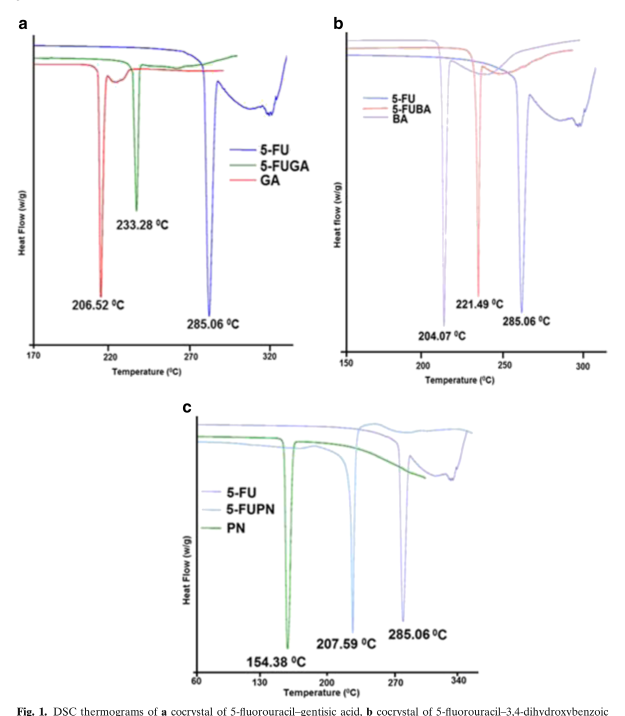
#> input picture real_test/article_01_fig_01.png, 1875 x 2147 px (shown at 1/3 size)
$ python -i predict_lineformer_panels.py   (imports and definitions only)
#> lines starting #> are read from the running program, lines starting #| are printed output that depends on the picture; after the words box and inside, x2 and y2 are one past the last pixel; in counts of white or black regions, pixels touching at a corner belong together
#> further down, picture is the input picture: shape (2147, 1875, 3); mean B, G, R 248.4, 248, 248.2
from __future__ import annotations

import argparse
import json
from pathlib import Path
import sys

import cv2
import numpy as np


PALETTE = (
    (32, 80, 240), (50, 180, 50), (220, 90, 30), (180, 60, 180),
    (20, 180, 220), (200, 150, 30), (80, 200, 180), (160, 100, 240),
    (230, 180, 70), (90, 60, 210), (60, 210, 130), (200, 80, 120),
)


def intersection_over_union(a: tuple[int, int, int, int], b: tuple[int, int, int, int]) -> float:
    x1, y1 = max(a[0], b[0]), max(a[1], b[1])
    x2, y2 = min(a[2], b[2]), min(a[3], b[3])
    intersection = max(0, x2 - x1) * max(0, y2 - y1)
    union = (a[2] - a[0]) * (a[3] - a[1]) + (b[2] - b[0]) * (b[3] - b[1]) - intersection
    return intersection / max(1, union)


def overlap_over_smaller(a: tuple[int, int, int, int], b: tuple[int, int, int, int]) -> float:
    x1, y1 = max(a[0], b[0]), max(a[1], b[1])
    x2, y2 = min(a[2], b[2]), min(a[3], b[3])
    intersection = max(0, x2 - x1) * max(0, y2 - y1)
    area_a = (a[2] - a[0]) * (a[3] - a[1])
    area_b = (b[2] - b[0]) * (b[3] - b[1])
    return intersection / max(1, min(area_a, area_b))


def select_plot_boxes(
    candidates: list[tuple[float, tuple[int, int, int, int]]],
) -> list[tuple[int, int, int, int]]:
    """Prefer the outer box when OpenCV produces nested plot candidates."""
    def area(box: tuple[int, int, int, int]) -> int:
        return max(0, box[2] - box[0]) * max(0, box[3] - box[1])

    selected: list[tuple[int, int, int, int]] = []
    # Area is primary: a smaller nested frame (ticks, inner spines, legend) must
    # never win merely because Hough assigned more line support to it.
    for _, box in sorted(
        candidates, key=lambda item: (area(item[1]), item[0]), reverse=True
    ):
        if all(
            intersection_over_union(box, old) < 0.58
            and overlap_over_smaller(box, old) < 0.70
            for old in selected
        ):
            selected.append(box)
    selected.sort(key=lambda box: (box[1], box[0]))
    return selected


def detect_plot_boxes(image: np.ndarray) -> list[tuple[int, int, int, int]]:
    """Detect open or closed plot areas from intersecting long horizontal/vertical axes."""
    height, width = image.shape[:2]
    gray = cv2.cvtColor(image, cv2.COLOR_BGR2GRAY)
    gray = cv2.GaussianBlur(gray, (3, 3), 0)
    edges = cv2.Canny(gray, 45, 135)
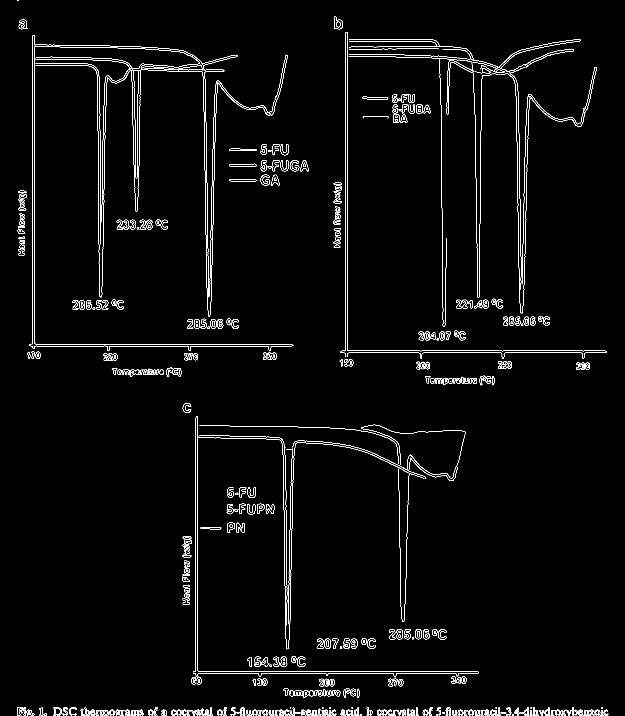
#> edges: shape (2147, 1875) (shown at 1/3 size); 1.7% white in thin lines or dots
    lines = cv2.HoughLinesP(
        edges, 1, np.pi / 180, threshold=max(35, min(width, height) // 25),
        minLineLength=max(55, int(width * 0.11)), maxLineGap=max(8, int(width * 0.012)),
    )
#> lines = 66 rows, first 6: [104, 1062, 104, 109], [1036, 1099, 1036, 99], [581, 2020, 1433, 2020], [1042, 1097, 1042, 98], [1022, 1058, 1818, 1058], [587, 2050, 587, 1253]
    if lines is None:
        return [(0, 0, width, height)]

    horizontals: list[tuple[float, float, float, float]] = []
    verticals: list[tuple[float, float, float, float]] = []
    for raw in np.asarray(lines).reshape(-1, 4):
        x1, y1, x2, y2 = map(float, raw)
        dx, dy = abs(x2 - x1), abs(y2 - y1)
        if dx >= width * 0.11 and dx >= 7 * max(1.0, dy):
            horizontals.append((min(x1, x2), (y1 + y2) / 2, max(x1, x2), dx))
        elif dy >= height * 0.12 and dy >= 7 * max(1.0, dx):
            verticals.append(((x1 + x2) / 2, min(y1, y2), max(y1, y2), dy))
#> this loop made 66 passes
#> (x1, y1, x2, y2, dx, dy) on passes 1 to 8: (104, 1062, 104, 109, 0, 953), (1036, 1099, 1036, 99, 0, 1000), (581, 2020, 1433, 2020, 852, 0), (1042, 1097, 1042, 98, 0, 999), (1022, 1058, 1818, 1058, 796, 0), (587, 2050, 587, 1253, 0, 797), (97, 1075, 97, 109, 0, 966), (1026, 1052, 1815, 1052, 789, 0)
#> after the loop, horizontals = 44 items, first 6: (581, 2020, 1433, 852), (1022, 1058, 1818, 796), (1026, 1052, 1815, 789), (89, 1032, 877, 788), (92, 1038, 875, 783), (581, 2014, 1433, 852); verticals = [(104, 109, 1062, 953), (1036, 99, 1099, 1000), (1042, 98, 1097, 999), (587, 1253, 2050, 797), (97, 109, 1075, 966), (593, 1250, 2052, 802), (618, 256, 517, 261), (617.5, 544, 864, 320), (1552, 288, 765, 477), (1582.5, 308, 578, 270), (402.5, 360, 633, 273)]

    # Hough often splits an axis at ticks or curve intersections. Join collinear
    # fragments before looking for corners.
    merged_h: list[tuple[float, float, float, float]] = []
    for x1, y, x2, _ in sorted(horizontals, key=lambda line: (line[1], line[0])):
        for idx, (old_x1, old_y, old_x2, _) in enumerate(merged_h):
            if abs(y - old_y) <= max(4, height * 0.004) and x1 <= old_x2 + width * 0.04 and x2 >= old_x1 - width * 0.04:
                new_x1, new_x2 = min(x1, old_x1), max(x2, old_x2)
                merged_h[idx] = (new_x1, (y + old_y) / 2, new_x2, new_x2 - new_x1)
                break
        else:
            merged_h.append((x1, y, x2, x2 - x1))
#> this loop made 44 passes
#> (x1, y, x2) on passes 1 to 8: (1047, 124, 1310), (1053, 140, 1359), (689, 498, 923), (89, 1032, 877), (92, 1038, 875), (1026, 1052, 1815), (1022, 1058, 1818), (581, 2014, 1433)
#> after the loop, merged_h = [(1047, 124, 1310, 263), (1053, 140, 1359, 306), (689, 498, 923, 234), (89, 1035, 877, 788), (1022, 1055, 1818, 796), (581, 2017, 1433, 852), (856, 2078.2, 1077, 221), (51, 2145, 1824, 1773)]
    horizontals = merged_h
#> horizontals has the same summary as merged_h

    merged_v: list[tuple[float, float, float, float]] = []
    for x, y1, y2, _ in sorted(verticals, key=lambda line: (line[0], line[1])):
        for idx, (old_x, old_y1, old_y2, _) in enumerate(merged_v):
            if abs(x - old_x) <= max(4, width * 0.004) and y1 <= old_y2 + height * 0.04 and y2 >= old_y1 - height * 0.04:
                new_y1, new_y2 = min(y1, old_y1), max(y2, old_y2)
                merged_v[idx] = ((x + old_x) / 2, new_y1, new_y2, new_y2 - new_y1)
                break
        else:
            merged_v.append((x, y1, y2, y2 - y1))
#> this loop made 11 passes
#> (x, y1, y2) on passes 1 to 8: (97, 109, 1075), (104, 109, 1062), (402.5, 360, 633), (587, 1253, 2050), (593, 1250, 2052), (617.5, 544, 864), (618, 256, 517), (1036, 99, 1099)
#> after the loop, merged_v = [(100.5, 109, 1075, 966), (402.5, 360, 633, 273), (590, 1250, 2052, 802), (617.8, 256, 864, 608), (1039, 98, 1099, 1001), (1552, 288, 765, 477), (1582.5, 308, 578, 270)]
    verticals = merged_v
#> verticals has the same summary as merged_v

    candidates: list[tuple[float, tuple[int, int, int, int]]] = []
    join_x, join_y = width * 0.035, height * 0.045
    for hx1, hy, hx2, hlen in horizontals:
        for vx, vy1, vy2, vlen in verticals:
            if abs(vy2 - hy) > join_y or not (hx1 - join_x <= vx <= hx2 + join_x):
                continue
            # A real axis intersection is near an endpoint. Requiring this rejects
            # curve peaks and annotation strokes that happen to cross the x-axis.
            if min(abs(vx - hx1), abs(vx - hx2)) > max(join_x, hlen * 0.10):
                continue
            if abs(vx - hx1) <= abs(vx - hx2):
                px1, px2 = vx, hx2
            else:
                px1, px2 = hx1, vx
            py1, py2 = vy1, hy
            plot_w, plot_h = px2 - px1, py2 - py1
            if plot_w < width * 0.14 or plot_h < height * 0.12:
                continue
            if plot_w > width * 0.96 or plot_h > height * 0.92:
                continue
            border_supported = any(
                (abs(hy - py1) <= join_y or abs(hy - py2) <= join_y)
                and hx1 <= px1 + join_x and hx2 >= px2 - join_x
                for hx1, hy, hx2, _ in horizontals
            )
            if not border_supported:
                continue
            pad_x, pad_y = plot_w * 0.11, plot_h * 0.13
            box = (
                max(0, int(px1 - pad_x)), max(0, int(py1 - pad_y * 0.45)),
                min(width, int(px2 + pad_x * 0.45)), min(height, int(py2 + pad_y)),
            )
            candidates.append((hlen + vlen, box))
#> this loop made 8 passes
#> after the loop, candidates = [(1754, (15, 54, 915, 1155)), (1797, (953, 42, 1856, 1179)), (1654, (497, 1205, 1474, 2116))]

    # Closed plots are also recoverable from their two matching vertical sides.
    # This covers faint/broken horizontal axes that HoughLinesP may miss.
    for index, (vx1, vy11, vy12, vlen1) in enumerate(verticals):
        for vx2, vy21, vy22, vlen2 in verticals[index + 1:]:
            if abs(vy11 - vy21) > join_y or abs(vy12 - vy22) > join_y:
                continue
            px1, px2 = sorted((vx1, vx2))
            py1, py2 = min(vy11, vy21), max(vy12, vy22)
            plot_w, plot_h = px2 - px1, py2 - py1
            if plot_w < width * 0.14 or plot_h < height * 0.12:
                continue
            if plot_w > width * 0.96 or plot_h > height * 0.92:
                continue
            border_supported = any(
                (abs(hy - py1) <= join_y or abs(hy - py2) <= join_y)
                and hx1 <= px1 + join_x and hx2 >= px2 - join_x
                for hx1, hy, hx2, _ in horizontals
            )
            if not border_supported:
                continue
            pad_x, pad_y = plot_w * 0.11, plot_h * 0.13
            box = (max(0, int(px1 - pad_x)), max(0, int(py1 - pad_y * 0.45)),
                   min(width, int(px2 + pad_x * 0.45)), min(height, int(py2 + pad_y)))
            candidates.append((vlen1 + vlen2, box))
#> this loop made 7 passes

    selected = select_plot_boxes(candidates)
#> the loop in select_plot_boxes, `for _, box in sorted( candidates, key=lambda item: (area(item[1]), ite..` made 3 passes
#> box on passes 2 to 3: (15, 54, 915, 1155), (497, 1205, 1474, 2116)
#> after the loop in select_plot_boxes, `for _, box in sorted(`: selected = [(953, 42, 1856, 1179), (15, 54, 915, 1155), (497, 1205, 1474, 2116)]
    return selected if selected else [(0, 0, width, height)]


# [9 lines left out: function mask_centerline, not called in this run]


def _track_baseline(mask: np.ndarray) -> float:
    _, ys = mask_centerline(mask)
    return float(np.median(ys)) if len(ys) else float("nan")


# [310 lines left out: functions _mask_color, local_regression_error, clean_prediction_tracks, centerlines_are_duplicates, suppress_centerline_duplicates, render_threshold and 1 more, not called in this run]


# [2 lines not run here, left out]

>>> import cv2
>>> picture = cv2.imread('../real_test/article_01_fig_01.png')
>>> result = detect_plot_boxes(picture)
#> result has the same summary as selected in select_plot_boxes

$ run again, on real_test/article_03_fig_05.png
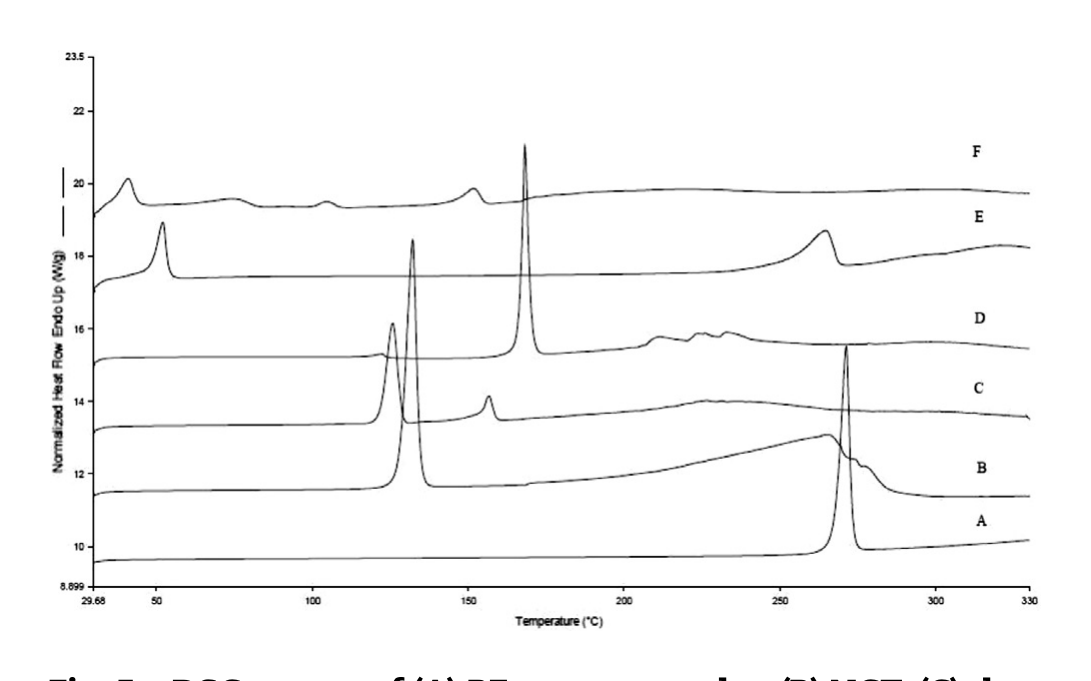
#> input picture real_test/article_03_fig_05.png, 1091 x 681 px
#> picture is the input picture: shape (681, 1091, 3); min 0, max 255, mean 249.6
#> in detect_plot_boxes, `edges = cv2.Canny(gray, 45, 135)`:
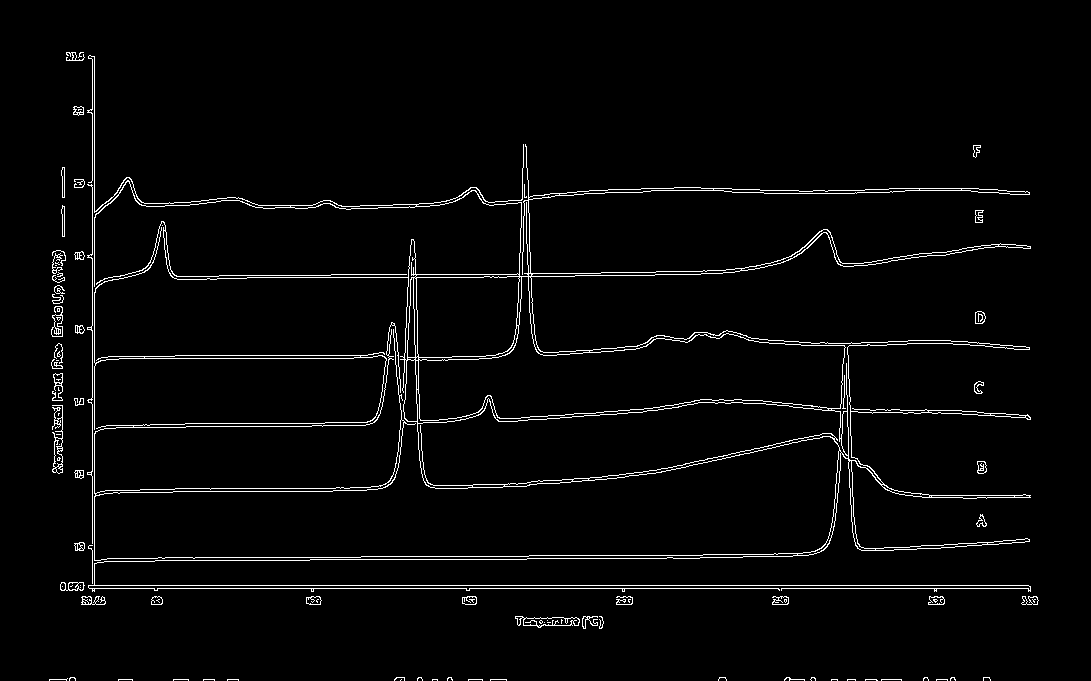
#> edges: shape (681, 1091); 2.8% white in thin lines or dots, all inside (x1, y1, x2, y2) = (49, 52, 1039, 681)
#> lines = 27 rows, first 6: [60, 585, 1028, 585], [60, 588, 1030, 588], [94, 604, 94, 56], [92, 604, 92, 56], [247, 277, 530, 277], [331, 274, 532, 274]
#> the loop in detect_plot_boxes, `for raw in np.asarray(lines).reshape(-1, 4):` made 27 passes
#> (x1, y1, x2, y2, dx, dy) on passes 1 to 8: (60, 585, 1028, 585, 968, 0), (60, 588, 1030, 588, 970, 0), (94, 604, 94, 56, 0, 548), (92, 604, 92, 56, 0, 548), (247, 277, 530, 277, 283, 0), (331, 274, 532, 274, 201, 0), (158, 557, 360, 557, 202, 0), (119, 358, 353, 358, 234, 0)
#> after the loop in detect_plot_boxes, `for raw in np.asarray(lines).reshape(-1, 4):`: horizontals = [(60, 585, 1028, 968), (60, 588, 1030, 970), (247, 277, 530, 283), (331, 274, 532, 201), (158, 557, 360, 202), (119, 358, 353, 234), (426, 484, 559, 133), (175, 355, 418, 243), (380, 559, 526, 146), (527, 558, 699, 172), (870, 545, 993, 123)]; verticals = 15 items, first 6: (94, 56, 604, 548), (92, 56, 604, 548), (62, 251, 472, 221), (519.5, 144, 342, 198), (850.5, 347, 541, 194), (419, 324, 450, 126)
#> the loop in detect_plot_boxes, `for x1, y, x2, _ in sorted(horizontals, key=lambda line: (line[1], lin..` made 11 passes
#> (x1, y, x2) on passes 1 to 8: (331, 274, 532), (247, 277, 530), (175, 355, 418), (119, 358, 353), (426, 484, 559), (870, 545, 993), (158, 557, 360), (527, 558, 699)
#> after the loop in detect_plot_boxes, `for x1, y, x2, _ in sorted(horizontals, key=lambda line: (line[1], lin..`: merged_h = [(247, 275.5, 532, 285), (119, 356.5, 418, 299), (426, 484, 559, 133), (870, 545, 993, 123), (158, 558, 526, 368), (527, 558, 699, 172), (60, 586.5, 1030, 970)]
#> in detect_plot_boxes, `horizontals = merged_h`: horizontals has the same summary as merged_h
#> the loop in detect_plot_boxes, `for x, y1, y2, _ in sorted(verticals, key=lambda line: (line[0], line[..` made 15 passes
#> (x, y1, y2) on passes 1 to 8: (56.5, 250, 433), (58.5, 302, 446), (59, 258, 385), (62, 251, 472), (92, 56, 604), (94, 56, 604), (406, 239, 419), (407.5, 257, 427)
#> after the loop in detect_plot_boxes, `for x, y1, y2, _ in sorted(verticals, key=lambda line: (line[0], line[..`: merged_v = [(60.12, 250, 472, 222), (93, 56, 604, 548), (406.8, 239, 427, 188), (417.5, 281, 460, 179), (520.8, 144, 342, 198), (529, 146, 313, 167), (835, 420, 540, 120), (850.5, 347, 541, 194)]
#> in detect_plot_boxes, `verticals = merged_v`: verticals has the same summary as merged_v
#> the loop in detect_plot_boxes, `for hx1, hy, hx2, hlen in horizontals:` made 7 passes
#> after the loop in detect_plot_boxes, `for hx1, hy, hx2, hlen in horizontals:`: candidates = [(243, (817, 412, 1000, 561)), (1518, (0, 24, 1076, 655))]
#> the loop in detect_plot_boxes, `for index, (vx1, vy11, vy12, vlen1) in enumerate(verticals):` made 8 passes
#> the loop in select_plot_boxes, `for _, box in sorted( candidates, key=lambda item: (area(item[1]), ite..` made 2 passes
#> after the loop in select_plot_boxes, `for _, box in sorted(`: selected = [(0, 24, 1076, 655)]
